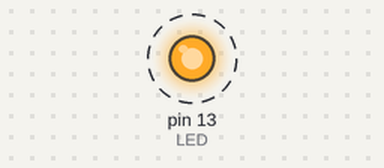
Recording of a sketch running on a simulated Arduino Uno, built with avr-gcc and run on an emulated ATmega328P. Parts: output pins drawn as LEDs (lit = HIGH). Dashed ring = blinking.

Above: at 0.5 s.
Timing chart, 0 to 3.5 s (numbered marks = the images above):
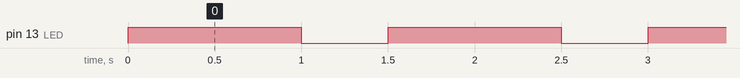

Measured:
- by itself, pin 13 (LED): alternates HIGH for 1.0 s and LOW for 0.50 s

The sketch:

led_test.ino
```cpp
const int LED = 13;

void setup() {
  // put your setup code here, to run once:
pinMode(LED,OUTPUT);
}

void loop() {
  digitalWrite(LED,HIGH);
  delay(1000);
  digitalWrite(LED,LOW);
  delay(500);
}
```
